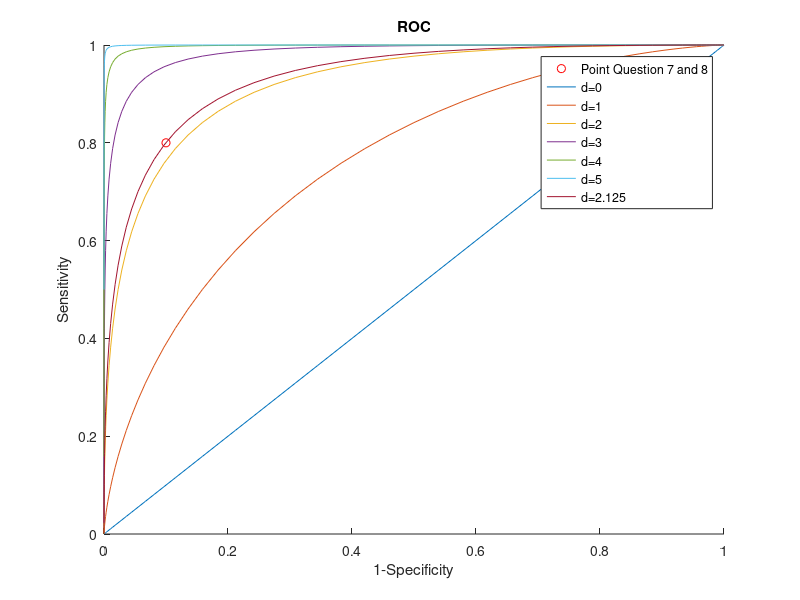

Source code (MATLAB):
%Assigment1
mu = [5 7];
Sigma = 4;

%Question1
h=1-normcdf(10,mu(2),Sigma);

%Question2
fa=1-normcdf(10,mu(1),Sigma);


%Question3
d1=abs(5-7)/sqrt(Sigma);
%Question4
d2=abs(5-9)/sqrt(Sigma);

%Question5
u2=3*sqrt(4)+5

%Question7
load('lab3_1','outcomes' );
h = sum(outcomes(:,1) + outcomes(:,2) == 2)/sum(outcomes(:,1)==1);
%Question8
fa=sum(and(outcomes(:,1)==0, outcomes(:,2) == 1))/sum(outcomes(:,1)==0);

%Question9
base = -5:.1:5;

figure
hold on
axis([0 1 0 1])
title('ROC');
xlabel('1-Specificity');
ylabel('Sensitivity');
plot(fa,h,'or')

TruePositive=1-normcdf(base,0,1);

for i=0:5
    FalsePositive=1-normcdf(base,i,1);
    plot(TruePositive,FalsePositive,'-')
end

FalsePositive=1-normcdf(base,2.125,1);
plot(TruePositive,FalsePositive,'-')

legend('Point Question 7 and 8','d=0','d=1','d=2','d=3','d=4','d=5','d=2.125')


